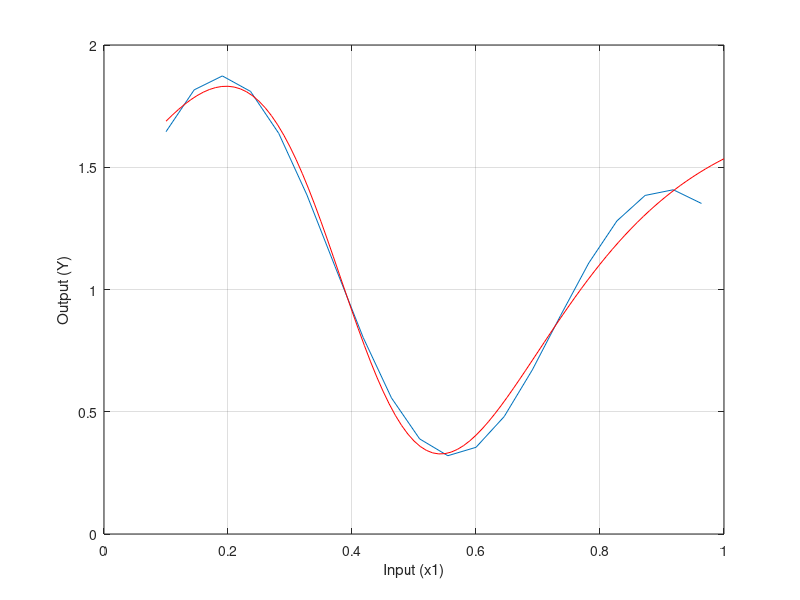

Write the MATLAB code that produced this figure.
clc
clear all
close all
x= 0.1: 1/22 : 1;
y = ((1+0.6*sin(2*pi*x/0.7))+(0.3 * sin(2 * pi *x )));
figure(1)
plot(x,y)
grid("on")
%aprasomi svoriai
%1 sluoksnis
w11_1 = rand(1);
w21_1 = rand(1);
w31_1 = rand(1);
w41_1 = rand(1);
w51_1 = rand(1);
b1_1 = rand(1);
b2_1 = rand(1);
b3_1 = rand(1);
b4_1 = rand(1);
b5_1 = rand(1);
%2 sluoksnis
w11_2 = rand(1);
w12_2 = rand(1);
w13_2 = rand(1);
w14_2 = rand(1);
w15_2 = rand(1);
b1_2 = rand(1);

%parenkame mokymo zingsni
eta = 0.1;
Y = zeros(1,length(x)); %cia laikysime nuspejamu tasku reiksmes

for j=1:10000
    for i = 1:length(x)
        %skaiciuojam pasvertasias sumas
        v1_1 = w11_1*x(i)+b1_1;
        v2_1 = w21_1*x(i)+b2_1;
        v3_1 = w31_1*x(i)+b3_1;
        v4_1 = w41_1*x(i)+b4_1;
        v5_1 = w51_1*x(i)+b5_1;
        %Pasleptojo sluoksnio aktyvacijos funkcija
        % y1_1 = tanh(v1_1);
        % y2_1 = tanh(v2_1);
        % y3_1 = tanh(v3_1);
        % y4_1 = tanh(v4_1);
        % y5_1 = tanh(v5_1);
            %keiciam i sigmoides:
            y1_1 = 1/(1+exp(-v1_1));
            y2_1 = 1/(1+exp(-v2_1));
            y3_1 = 1/(1+exp(-v3_1));
            y4_1 = 1/(1+exp(-v4_1));
            y5_1 = 1/(1+exp(-v5_1));
        %antras (isejimo sluoksnis)
        %v1_2 = y1_1 * w11_2 + y2_1*w12_2+b1_2;
            v1_2 = y1_1*w11_2 + y2_1*w12_2 + y3_1*w13_2 + y4_1*w14_2 + y5_1*w15_2 + b1_2;
        %Isejimo sluoksnio aktyvacijos funkcija
        y1_2=v1_2; %tiesine isejimmo neurono aktyvacijos f-ja.
        Y(i)=y1_2;
        %skaiciuojame klaida
        e=y(i) - y1_2;
        %svoriu atnaujinimas
        delta1_2=e; %tikslo funkcijos isvestine (klaidos kvadratas: 0.5*exp^2)
        %pasleptojo sluoksnio klaidos gradientai
            %isvestines skaiciuojame todel, kad taip veikia atgalinio sklidimo algoritmas. 
        % delta1_1=(1-tanh(v1_1)^2)*delta1_2*w11_2; %(1-tanh(v1_1)^2) tanh(vn_v) isvestine
        % delta2_1=(1-tanh(v2_1)^2)*delta1_2*w12_2;
        % delta3_1=(1-tanh(v3_1)^2)*delta1_2*w13_2;
        % delta4_1=(1-tanh(v4_1)^2)*delta1_2*w14_2;
        % delta5_1=(1-tanh(v5_1)^2)*delta1_2*w15_2;
        %keiciam i sigmoidziu isvestines
        delta1_1=(1/(1+exp(-v1_1))*(1-1/(1+exp(-v1_1))))*delta1_2*w11_2;
        delta2_1=(1/(1+exp(-v2_1))*(1-1/(1+exp(-v2_1))))*delta1_2*w12_2;
        delta3_1=(1/(1+exp(-v3_1))*(1-1/(1+exp(-v3_1))))*delta1_2*w12_2;
        delta4_1=(1/(1+exp(-v4_1))*(1-1/(1+exp(-v4_1))))*delta1_2*w12_2;
        delta5_1=(1/(1+exp(-v5_1))*(1-1/(1+exp(-v5_1))))*delta1_2*w12_2;
        %Atnaujinami svoriai
        %antras sluoksnis
        w11_2 = w11_2 + eta*delta1_2*y1_1;
        w12_2 = w12_2 + eta*delta1_2*y2_1;
        w13_2 = w13_2 + eta*delta1_2*y3_1;
        w14_2 = w14_2 + eta*delta1_2*y4_1;
        w15_2 = w15_2 + eta*delta1_2*y5_1;
        b1_2 = b1_2 + eta*delta1_2;
        %pasleptasis sluoksnis
        w11_1 = w11_1 + eta*delta1_1*x(i);
        w21_1 = w21_1 + eta*delta2_1*x(i);
        w31_1 = w31_1 + eta*delta3_1*x(i);
        w41_1 = w41_1 + eta*delta4_1*x(i);
        w51_1 = w51_1 + eta*delta5_1*x(i);
        b1_1 = b1_1 + eta*delta1_1;
        b2_1 = b2_1 + eta*delta2_1;
        b3_1 = b3_1 + eta*delta3_1;
        b4_1 = b4_1 + eta*delta4_1;
        b5_1 = b5_1 + eta*delta5_1;
    end
end
% hold on
% plot(x,Y)
% hold off
% legend('Target','Predicted')

%NOTES:
%kuo daugiau neuronu tuo didesni aproksimacijos rezultata turetume gauti
%b ir w svoriai stumdo sigmoide ir pritaiko prie grafiko tasku

%testavimas
x1 = 0.1: 1/100 : 1;
Y_test = zeros(1, length(x1));

for i = 1:length(x1)
    
    v1_1 = w11_1 * x1(i) + b1_1;
    v2_1 = w21_1 * x1(i) + b2_1;
    v3_1 = w31_1 * x1(i) + b3_1;
    v4_1 = w41_1 * x1(i) + b4_1;
    v5_1 = w51_1 * x1(i) + b5_1;

    
    y1_1 = 1 / (1 + exp(-v1_1));
    y2_1 = 1 / (1 + exp(-v2_1));
    y3_1 = 1 / (1 + exp(-v3_1));
    y4_1 = 1 / (1 + exp(-v4_1));
    y5_1 = 1 / (1 + exp(-v5_1));

    
    v1_2 = y1_1 * w11_2 + y2_1 * w12_2 + y3_1 * w13_2 + y4_1 * w14_2 + y5_1 * w15_2 + b1_2;

    
    Y_test(i) = v1_2;
end

 hold on
 plot(x1,Y_test, 'r-')
 hold off
xlabel('Input (x1)');
ylabel('Output (Y)');
